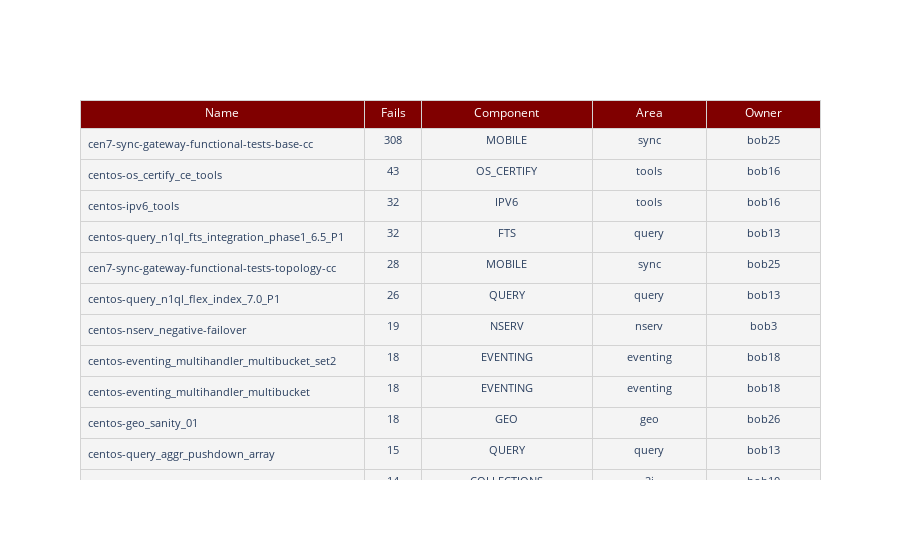

Here is the notebook cell this chart was saved with:
### Code cell
#top 25 failures

top_25_query = 'select url || to_string(build_id) as `joburl`,name,failCount,component,SPLIT(REPLACE(REPLACE(REPLACE(SPLIT(name,"-")[1], "os_certify_ce_", ""), "ipv6_", ""), "os_certify_", ""), "_")[0] as area,result from server where `build`=$version and lower(os)="centos" order by failCount desc limit 25'
top_25_failures = run_query(query=top_25_query, param={'$version': f'"{release}-{current_build}"'})

data_top_t25 = pd.DataFrame(top_25_failures['results'])

owners_data = []
for area in data_top_t25.area:
    owners_data.append(owners[f'{area}'])

        
def make_clickable(url, name):
    return '<a href="{}"target="_blank">{}</a>'.format(url,name)

data_top_t25['job'] = data_top_t25.apply(lambda x: make_clickable(x['joburl'], x['name']), axis=1)
data_top_t25 = data_top_t25.drop('joburl', axis=1)


table_t25_failures = go.Figure(data=[go.Table(
    columnwidth=(0.5, 0.10, 0.3, 0.2, 0.2),
    header = dict(values = ["Name", "Fails", "Component", "Area", "Owner"], fill_color = 'maroon', font=dict(color='white'), line_color='lightgray'),
    cells = dict(values = [data_top_t25.job, data_top_t25.failCount, data_top_t25.component, data_top_t25.area, owners_data], align=['left', 'center', 'center', 'center', 'center'], line_color='lightgray', fill_color='#F4F4F4', font=dict(size=11))
)])

table_t25_failures.update_layout(height=1000)

table_t25_failures.show()

### Figure 1 — Plotly figure (JSON) as saved in the notebook; plotly's stock layout.template omitted (floating-point values rounded to 4 significant figures)
{"data": [{"cells": {"align": ["left", "center", "center", "center", "center"], "fill": {"color": "#F4F4F4"}, "font": {"size": 11}, "line": {"color": "lightgray"}, "values": [["<a href=\"http://uberjenkins.sc.couchbase.com:8080/job/cen7-sync-gateway-functional-tests-base-cc/3032\"target=\"_blank\">cen7-sync-gateway-functional-tests-base-cc</a>", "<a href=\"http://qa.sc.couchbase.com/job/test_suite_executor/336811\"target=\"_blank\">centos-os_certify_ce_tools</a>", "<a href=\"http://qa.sc.couchbase.com/job/test_suite_executor/337232\"target=\"_blank\">centos-ipv6_tools</a>", "<a href=\"http://qa.sc.couchbase.com/job/test_suite_executor/337111\"target=\"_blank\">centos-query_n1ql_fts_integration_phase1_6.5_P1</a>", "<a href=\"http://uberjenkins.sc.couchbase.com:8080/job/cen7-sync-gateway-functional-tests-topology-cc/415\"target=\"_blank\">cen7-sync-gateway-functional-tests-topology-cc</a>", "<a href=\"http://qa.sc.couchbase.com/job/test_suite_executor/337364\"target=\"_blank\">centos-query_n1ql_flex_index_7.0_P1</a>", "<a href=\"http://qa.sc.couchbase.com/job/test_suite_executor/337250\"target=\"_blank\">centos-nserv_negative-failover</a>", "<a href=\"http://qa.sc.couchbase.com/job/test_suite_executor/337074\"target=\"_blank\">centos-eventing_multihandler_multibucket_set2</a>", "<a href=\"http://qa.sc.couchbase.com/job/test_suite_executor/337078\"target=\"_blank\">centos-eventing_multihandler_multibucket</a>", "<a href=\"http://qa.sc.couchbase.com/job/test_suite_executor/335720\"target=\"_blank\">centos-geo_sanity_01</a>", "<a href=\"http://qa.sc.couchbase.com/job/test_suite_executor/337118\"target=\"_blank\">centos-query_aggr_pushdown_array</a>", "<a href=\"http://qa.sc.couchbase.com/job/test_suite_executor/337159\"target=\"_blank\">centos-2i_collections_gsi_backup_restore_7.0_P0</a>", "<a href=\"http://qa.sc.couchbase.com/job/test_suite_executor/337645\"target=\"_blank\">centos-query_upgrade</a>", "<a href=\"http://qa.sc.couchbase.com/job/test_suite_executor-TAF/108857\"target=\"_blank\">centos-analytics_analytics_collection_must_pass_7.0_P0_set3</a>", "<a href=\"http://qa.sc.couchbase.com/job/test_suite_executor/336143\"target=\"_blank\">centosnonroot-os_certify_security-x509</a>", "<a href=\"http://qa.sc.couchbase.com/job/test_suite_executor/337949\"target=\"_blank\">centos-xdcr_collections_7.0_P1</a>", "<a href=\"http://qa.sc.couchbase.com/job/test_suite_executor/336262\"target=\"_blank\">centos-ipv6_security-x509</a>", "<a href=\"http://qa.sc.couchbase.com/job/test_suite_executor/337883\"target=\"_blank\">centos-ipv6_n1ql</a>", "<a href=\"http://qa.sc.couchbase.com/job/test_suite_executor/337167\"target=\"_blank\">centos-ipv6_obj-ipv6</a>", "<a href=\"http://qa.sc.couchbase.com/job/test_suite_executor/337999\"target=\"_blank\">centosnonroot-os_certify_tools</a>", "<a href=\"http://qa.sc.couchbase.com/job/test_suite_executor/336432\"target=\"_blank\">centos-fts_upgrade_6.6.x_P1</a>", "<a href=\"http://qa.sc.couchbase.com/job/test_suite_executor/337173\"target=\"_blank\">centos-fts_stabletopology-multicollections-scorch_7.0_P1</a>", "<a href=\"http://qa.sc.couchbase.com/job/test_suite_executor/337919\"target=\"_blank\">centos-upgrade_new-with-services-from-651_2</a>", "<a href=\"http://qa.sc.couchbase.com/job/test_suite_executor/337405\"target=\"_blank\">centos-fts_stabletopology-multicollections-scorch_2_7.0_P1</a>", "<a href=\"http://qa.sc.couchbase.com/job/test_suite_executor/337406\"target=\"_blank\">centos-fts_stabletopology-multicollections-scorch_3_7.0_P1</a>"], [308, 43, 32, 32, 28, 26, 19, 18, 18, 18, 15, 14, 14, 14, 13, 12, 11, 11, 10, 10, 9, 9, 8, 8, 8], ["MOBILE", "OS_CERTIFY", "IPV6", "FTS", "MOBILE", "QUERY", "NSERV", "EVENTING", "EVENTING", "GEO", "QUERY", "COLLECTIONS", "QUERY", "ANALYTICS", "OS_CERTIFY", "COLLECTIONS", "IPV6", "IPV6", "IPV6", "OS_CERTIFY", "FTS", "COLLECTIONS", "UPGRADE", "COLLECTIONS", "COLLECTIONS"], ["sync", "tools", "tools", "query", "sync", "query", "nserv", "eventing", "eventing", "geo", "query", "2i", "query", "analytics", "security", "xdcr", "security", "n1ql", "obj", "tools", "fts", "fts", "upgrade", "fts", "fts"], ["bob25", "bob16", "bob16", "bob13", "bob25", "bob13", "bob3", "bob18", "bob18", "bob26", "bob13", "bob10", "bob13", "bob1", "bob5", "bob8", "bob5", "bob19", "bob6", "bob16", "bob15", "bob15", "bob21", "bob15", "bob15"]]}, "columnwidth": [0.5, 0.1, 0.3, 0.2, 0.2], "header": {"fill": {"color": "maroon"}, "font": {"color": "white"}, "line": {"color": "lightgray"}, "values": ["Name", "Fails", "Component", "Area", "Owner"]}, "type": "table"}], "layout": {"autosize": true}}
